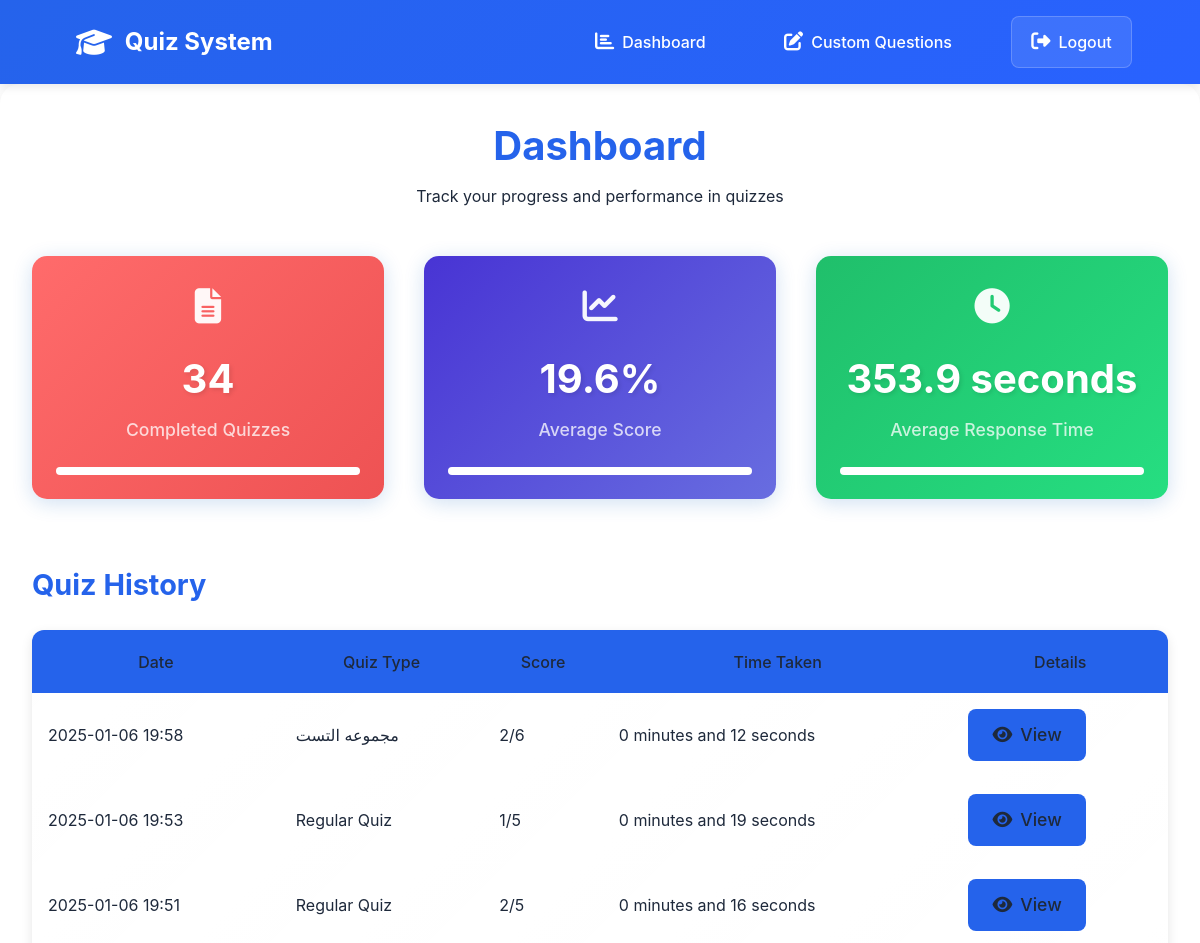
Page /dashboard (signed in, upper part) on the earlier database version.
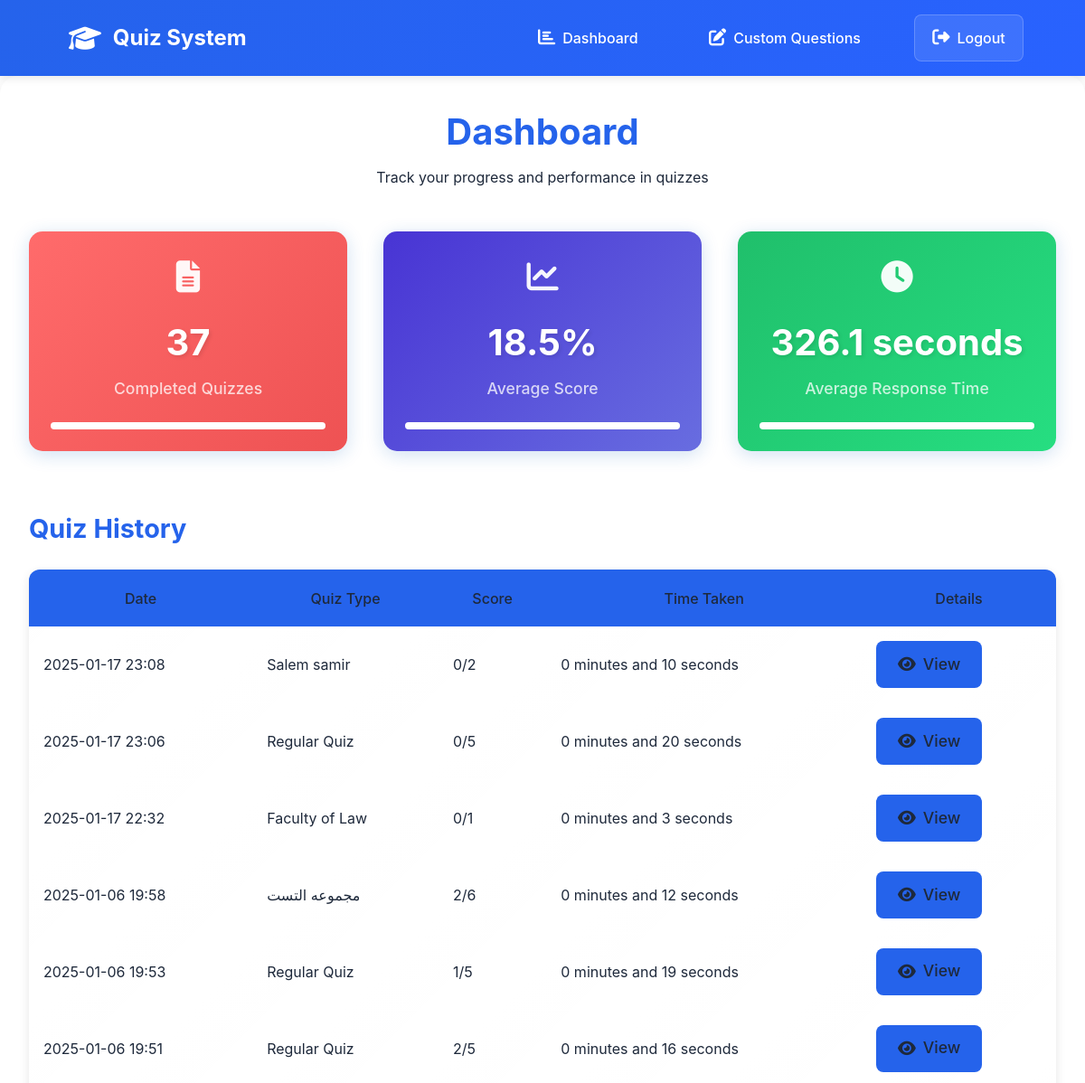
Same page on the later database version.
### models.py (models this page shows, shortened)
class QuizResult(db.Model):
    id = db.Column(db.Integer, primary_key=True)
    user_id = db.Column(db.Integer, db.ForeignKey('user.id'), nullable=False)
    score = db.Column(db.Integer, nullable=False)
    total_questions = db.Column(db.Integer, nullable=False)
    time_taken = db.Column(db.Integer)  # in seconds
    completed_at = db.Column(db.DateTime, default=datetime.utcnow)
    is_custom_quiz = db.Column(db.Boolean, default=False)
    group_id = db.Column(db.Integer, db.ForeignKey('question_group.id', name='fk_quiz_result_group'), nullable=True)
    user = db.relationship('User', backref=db.backref('quiz_results', lazy=True))
    group = db.relationship('QuestionGroup', backref=db.backref('quiz_results', lazy=True))

class QuestionGroup(db.Model):
    id = db.Column(db.Integer, primary_key=True)
    name = db.Column(db.String(100), nullable=False)
    description = db.Column(db.Text)
    time_limit = db.Column(db.Integer, default=300)  # in seconds
    user_id = db.Column(db.Integer, db.ForeignKey('user.id'), nullable=False)
    created_at = db.Column(db.DateTime, default=datetime.utcnow)
    questions = db.relationship('CustomQuestion', backref='group', lazy=True)

### routes.py (the view)
@routes_bp.route('/dashboard')
@login_required
def dashboard():
    regular_quiz_results = QuizResult.query.filter_by(
        user_id=current_user.id,
        is_custom_quiz=False
    ).order_by(QuizResult.completed_at.desc()).all()
    custom_quiz_results = QuizResult.query.filter_by(
        user_id=current_user.id,
        is_custom_quiz=True
    ).order_by(QuizResult.completed_at.desc()).all()
    return render_template('dashboard.html',
                         regular_quiz_results=regular_quiz_results,
                         custom_quiz_results=custom_quiz_results)

### app.py (called while the page is built)
@login_manager.user_loader
def load_user(user_id):
    from models import User
    return User.query.get(int(user_id))

### templates/dashboard.html (shortened to what this page needs)
{% extends "base.html" %}
{% block content %}
<div class="dashboard-container">
    <div class="dashboard-header">
        <h1>Dashboard</h1>
        <p>Track your progress and performance in quizzes</p>
    </div>
    <div class="stats">
        <div class="stat-card">
            <div class="stat-icon">
                <i class="fas fa-file-alt"></i>
            </div>
            <div class="stat-value">{{ regular_quiz_results|length + custom_quiz_results|length }}</div>
            <div class="stat-label">Completed Quizzes</div>
            <div class="stat-progress">
                <div class="progress-bar" data-progress="{{ ((regular_quiz_results|length + custom_quiz_results|length) / 10) * 100 }}"></div>
            </div>
        </div>
        <div class="stat-card">
            <div class="stat-icon">
                <i class="fas fa-chart-line"></i>
            </div>
            <div class="stat-value">
                {% set total_score = (regular_quiz_results + custom_quiz_results)|sum(attribute='score') %}
                {% set total_questions = (regular_quiz_results + custom_quiz_results)|sum(attribute='total_questions') %}
                {% if total_questions > 0 %}
                    {{ ((total_score / total_questions) * 100)|round(1) }}%
                {% else %}
                    None
                {% endif %}
            </div>
            <div class="stat-label">Average Score</div>
            <div class="stat-progress">
                <div class="progress-bar" data-progress="{{ (total_score / total_questions * 100) if total_questions > 0 else 0 }}"></div>
            </div>
        </div>
        <div class="stat-card">
            <div class="stat-icon">
                <i class="fas fa-clock"></i>
            </div>
            <div class="stat-value">
                {% set all_results = regular_quiz_results + custom_quiz_results %}
                {% if all_results %}
                    {{ (all_results|sum(attribute='time_taken') / all_results|length)|round(1) }} seconds
                {% else %}
                    None
                {% endif %}
            </div>
            <div class="stat-label">Average Response Time</div>
            <div class="stat-progress">
                <div class="progress-bar" data-progress="{% if all_results %}{{ 100 - ((all_results|sum(attribute='time_taken') / all_results|length) / 300 * 100) }}{% else %}0{% endif %}"></div>
            </div>
        </div>
    </div>
    <div class="quiz-history">
        <h2>Quiz History</h2>
        {% set all_results = (regular_quiz_results + custom_quiz_results)|sort(attribute='completed_at', reverse=true) %}
        {% if all_results %}
            <div class="table-container">
                <table>
                    <thead>
                        <tr>
                            <th>Date</th>
                            <th>Quiz Type</th>
                            <th>Score</th>
                            <th>Time Taken</th>
                            <th>Details</th>
                        </tr>
                    </thead>
                    <tbody>
                        {% for result in all_results %}
                        <tr>
                            <td>{{ result.completed_at.strftime('%Y-%m-%d %H:%M') }}</td>
                            <td>
                                {% if result.is_custom_quiz %}
                                    {% if result.group %}
                                        {{ result.group.name }}
                                    {% else %}
                                        Custom Quiz
                                    {% endif %}
                                {% else %}
                                    Regular Quiz
                                {% endif %}
                            </td>
                            <td>{{ result.score }}/{{ result.total_questions }}</td>
                            <td>{{ result.time_taken // 60 }} minutes and {{ result.time_taken % 60 }} seconds</td>
                            <td>
                                <a href="{{ url_for('routes.quiz_result', quiz_id=result.id) }}" class="btn btn-small">
                                    <i class="fas fa-eye"></i>
                                    View
                                </a>
                            </td>
                        </tr>
                        {% endfor %}
                    </tbody>
                </table>
            </div>
        {% endif %}
    </div>
</div>
{% endblock %}

### templates/base.html (shortened to what this page needs)
<!DOCTYPE html>
<html lang="en" dir="ltr">
<head>
    <link rel="stylesheet" href="https://cdnjs.cloudflare.com/ajax/libs/font-awesome/6.5.1/css/all.min.css">
    <link rel="stylesheet" href="https://cdnjs.cloudflare.com/ajax/libs/font-awesome/6.5.1/css/solid.min.css">
    <link rel="stylesheet" href="{{ url_for('static', filename='styles.css') }}">
</head>
<body>
    <nav>
        <div class="container">
            <div class="logo">
                <a href="{{ url_for('routes.home') }}">
                    <i class="fas fa-graduation-cap"></i>
                    Quiz System
                </a>
            </div>
            <div class="nav-links">
                {% if current_user.is_authenticated %}
                <a href="{{ url_for('routes.dashboard') }}">
                    <i class="fas fa-chart-bar"></i>
                    Dashboard
                </a>
                <a href="{{ url_for('routes.custom_questions') }}">
                    <i class="fas fa-edit"></i>
                    Custom Questions
                </a>
                <a href="{{ url_for('routes.logout') }}">
                    <i class="fas fa-sign-out-alt"></i>
                    Logout
                </a>
                {% endif %}
            </div>
        </div>
    </nav>
    {% block content %}{% endblock %}
</body>
</html>

### templates/base.html (style rules this page uses)
nav { background: linear-gradient(135deg, var(--primary-color), #2962ff); padding: 1rem 0; box-shadow: 0 2px 10px rgba(0, 0, 0, 0.1); }
.nav-links a { position: relative; color: white; text-decoration: none; padding: 0.8rem 1.2rem; border-radius: 8px; transition: all 0.3s ease; display: inline-flex; align-items: center; gap: 0.5rem; margin: 0 0.5rem; overflow: hidden; }
.nav-links a:before { content: ''; position: absolute; top: 0; left: 0; width: 100%; height: 100%; background: rgba(255, 255, 255, 0.1); transform: translateX(-100%); transition: transform 0.3s ease; }
.nav-links a i { font-size: 1.2rem; transition: transform 0.3s ease; }
.nav-links a[href*="logout"] { background: rgba(255, 255, 255, 0.1); border: 1px solid rgba(255, 255, 255, 0.2); }
.logo a { font-size: 1.5rem; font-weight: bold; color: white; text-decoration: none; display: flex; align-items: center; gap: 0.8rem; transition: all 0.3s ease; }
.logo i { font-size: 1.8rem; color: white; }

### templates/dashboard.html (style rules this page uses)
.dashboard-container { max-width: 1200px; margin: 0 auto; padding: 2rem; }
.stat-card { position: relative; overflow: hidden; background: linear-gradient(135deg, #1565C0, #0D47A1); border-radius: 15px; padding: 1.5rem; box-shadow: 0 4px 20px rgba(21, 101, 192, 0.2); text-align: center; color: white; transition: all 0.4s cubic-bezier(0.4, 0, 0.2, 1); }
.stat-card::before { content: ''; position: absolute; top: 0; left: 0; width: 100%; height: 100%; background: linear-gradient(45deg, transparent, rgba(255, 255, 255, 0.1), transparent); transform: translateX(-100%); transition: transform 0.6s; }
.stat-icon { font-size: 2.2rem; color: rgba(255, 255, 255, 0.95); margin-bottom: 1rem; transform: scale(1); transition: transform 0.3s ease; }
.stat-value { font-size: 2.5rem; font-weight: bold; color: white; margin-bottom: 0.5rem; text-shadow: 2px 2px 4px rgba(0, 0, 0, 0.1); }
.stat-label { color: rgba(255, 255, 255, 0.95); font-size: 1.1rem; font-weight: 500; }
.stat-progress { margin-top: 1rem; }
.progress-bar { height: 6px; background: rgba(255, 255, 255, 0.15); border-radius: 3px; overflow: hidden; position: relative; }
.progress-bar::after { content: ''; position: absolute; top: 0; left: 0; height: 100%; width: var(--progress, 0%); background: rgba(255, 255, 255, 0.9); border-radius: 3px; transition: width 0.5s ease; box-shadow: 0 0 10px rgba(255, 255, 255, 0.5); }
.stat-card:nth-child(1) { background: linear-gradient(135deg, #FF6B6B, #EE5253); }
.stat-card:nth-child(2) { background: linear-gradient(135deg, #4834D4, #686DE0); }
.stat-card:nth-child(3) { background: linear-gradient(135deg, #20BF6B, #26DE81); }
.btn { display: inline-flex; align-items: center; gap: 0.5rem; padding: 0.8rem 1.5rem; font-size: 1.1rem; font-weight: 500; border-radius: 8px; cursor: pointer; transition: all 0.3s ease; text-decoration: none; }

Differences in the rows shown:
added QuizResult: completed_at "2025-01-17 23:08", group.name "Salem samir", score "0", total_questions "2", time_taken "0", result.time_taken%60 "10"
added QuizResult: completed_at "2025-01-17 23:06", is_custom_quiz "Regular Quiz", score "0", total_questions "5", time_taken "0", result.time_taken%60 "20"
added QuizResult: completed_at "2025-01-17 22:32", group.name "Faculty of Law", score "0", total_questions "1", time_taken "0", result.time_taken%60 "3"
Other differences:
{{ regular_quiz_results|length + custom_quiz_results|length }}: "34" → "37"
{{ ((total_score / total_questions) * 100)|round(1) }}: "19.6" → "18.5"
text no longer shown: "353.9"
text now shown: "326.1"
